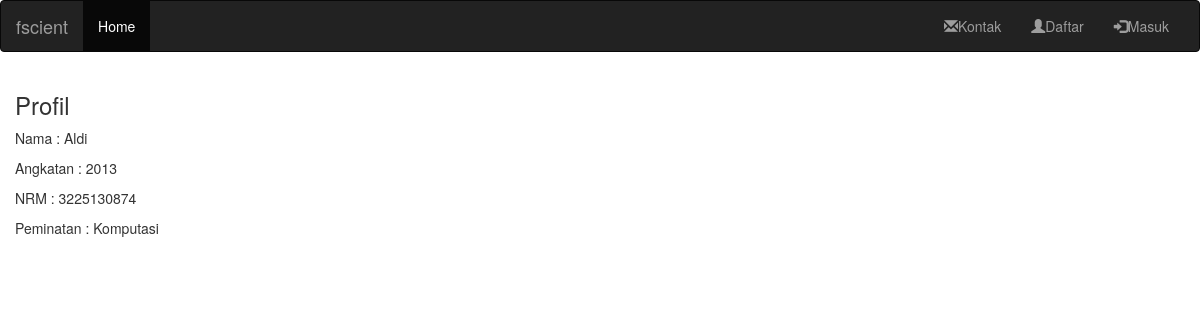
Page /profile/1/ on the committed database.
### mahasiswa/models.py (models this page shows, shortened)
class Profile(models.Model):
    created = models.DateTimeField(auto_now_add=True)
    user 	= models.OneToOneField(User, on_delete=models.CASCADE)
    bio = models.TextField(max_length=500, blank=True)
    location = models.CharField(max_length=30, blank=True)
    first_name = models.CharField(max_length=100, blank=True)
    last_name = models.CharField(max_length=100, blank=True)
    email_address = models.EmailField()
    noreg = models.CharField(max_length=100, blank=True)
    angkatan = models.CharField(max_length=100, blank=True)
    peminatan = models.CharField(max_length=100, blank=True)
    class Meta:
        ordering = ('created',)

### mahasiswa/views.py (the view)
# urls.py: url(r'^profile/(?P<id>[0-9]+)/$', views.detail, name='detail'),
def detail(request, id):
    mhs   = Profile.objects.get(pk=id)
    context = {'nama': mhs.user, 'noreg': mhs.noreg, 'angkatan': mhs.angkatan, 'peminatan': mhs.peminatan}
    return render(request, 'mahasiswa/mahasiswa_detail.html', context)

### mahasiswa/templates/mahasiswa/mahasiswa_detail.html
{% extends 'mahasiswa/base.html' %}
  {% block content %}
<div class="container">
  <div class="row">
    <div >
      <h3>Profil</h3>
<p> Nama		: {{  nama }} </p>
<p> Angkatan		: {{  angkatan }} </p>
<p> NRM		: {{  noreg }} </p>
<p> Peminatan		: {{  peminatan }} </p>
    </div>
  </div>
</div>
  {% endblock %}

### rows in the picture
Profile: angkatan "2013", noreg "3225130874", peminatan "Komputasi"

### other values in the picture
{{ nama }} "Aldi"
